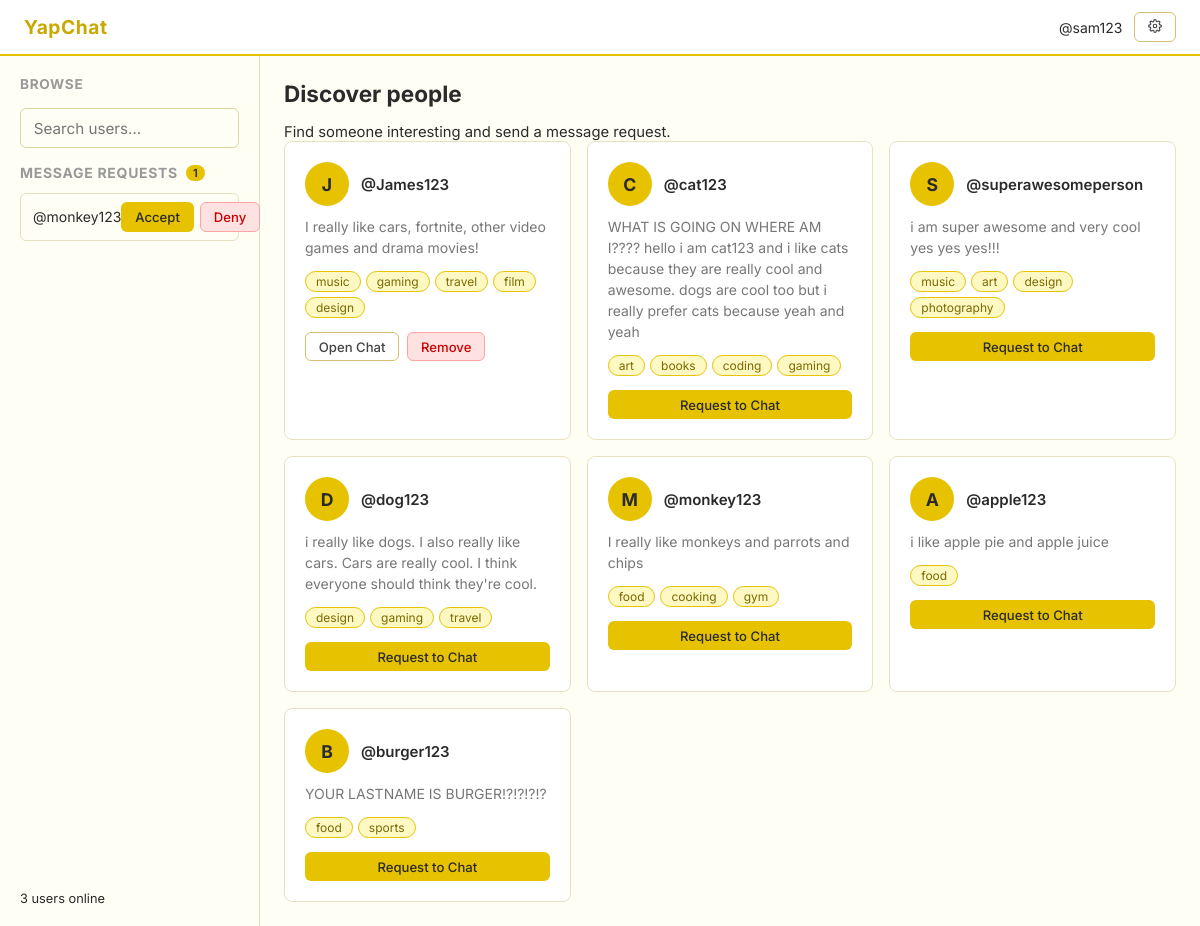
Page /browse (signed in) on the committed database.
### tables this page shows
CREATE TABLE requests (
                from_user TEXT NOT NULL,
                to_user   TEXT NOT NULL,
                PRIMARY KEY (from_user, to_user)
            );

CREATE TABLE users (
                username      TEXT PRIMARY KEY,
                password_hash TEXT NOT NULL,
                bio           TEXT DEFAULT '',
                tags          TEXT DEFAULT ''
            );

### main.py (the view)
@app.route('/browse')
@login_required
def browse():
    me = session['username']
    with get_db() as conn:
        my_row = conn.execute(
            'SELECT tags FROM users WHERE username = ?', (me,)
        ).fetchone()
        rows = conn.execute(
            'SELECT username, bio, tags FROM users WHERE username != ?', (me,)
        ).fetchall()
        incoming = conn.execute(
            'SELECT from_user FROM requests WHERE to_user = ?', (me,)
        ).fetchall()
    my_tags = set(t.strip() for t in my_row['tags'].split(',') if t.strip())
    with get_db() as conn:
        connections = conn.execute(
            'SELECT user1, user2 FROM connections WHERE user1 = ? OR user2 = ?',
            (me, me)
        ).fetchall()
    connected_users = set()
    for c in connections:
        other = c['user2'] if c['user1'] == me else c['user1']
        connected_users.add(other)
    other_users = []
    for r in rows:
        user_tags = [t.strip() for t in r['tags'].split(',') if t.strip()]
        shared = len(my_tags & set(user_tags))
        other_users.append({
            'username':  r['username'],
            'bio':       r['bio'],
            'tags':      user_tags,
            'shared':    shared,                              #used for sorting, not displayed
            'connected': r['username'] in connected_users    #True if already connected, False if not
        })
    other_users.sort(key=lambda u: u['shared'], reverse=True)
    incoming_requests = [r['from_user'] for r in incoming]
    return render_template('browse.html', users=other_users,
                           current_user=me, incoming_requests=incoming_requests,
                           online_count=len(online_users))                          #displays how many users online/logged in currently.

### main.py (called while the page is built)
def get_db():
    conn = sqlite3.connect(DATABASE)
    conn.row_factory = sqlite3.Row
    return conn

def login_required(f):
    from functools import wraps
    @wraps(f)
    def decorated(*args, **kwargs):
        if 'username' not in session:
            return redirect(url_for('home'))
        return f(*args, **kwargs)
    return decorated

### templates/browse.html (shortened to what this page needs)
<!DOCTYPE html>
<html lang="en">
<head>
  <link rel="stylesheet" href="/static/css/style.css">
</head>
<body>
  <nav class="navbar">
    <span class="navbar-brand">YapChat</span>
    <div class="navbar-links">
      <span style="color:var(--muted);font-size:.875rem;">@{{ current_user }}</span>
      <a href="/settings" class="btn btn-secondary btn-sm">
      </a>
    </div>
  </nav>
  <div class="browse-layout">
    <aside class="sidebar">
      <h3>Browse</h3>
      <input type="text" class="search-input" id="searchInput" placeholder="Search users…">
      {% if incoming_requests %}
      <div>
        <div style="display:flex;align-items:center;gap:.5rem;margin-bottom:.75rem;">
          <h3 style="font-size:.875rem;">Message Requests</h3>
          <span class="request-badge">{{ incoming_requests|length }}</span>
        </div>
        <div class="incoming-list">
          {% for requester in incoming_requests %}
          <div class="incoming-item">
            <span>@{{ requester }}</span>
            <div style="display:flex;gap:.4rem;">
              <a href="/accept-chat/{{ requester }}" class="btn btn-primary btn-sm">Accept</a>
              <a href="/deny-chat/{{ requester }}"   class="btn btn-danger btn-sm">Deny</a>
            </div>
          </div>
          {% endfor %}
        </div>
      </div>
      {% endif %}
      <div style="margin-top:auto;">
        <p style="font-size:.8rem;">
          {{ online_count }} user{{ 's' if online_count != 1 else '' }} online
        </p>
      </div>
    </aside>
    <main class="main-content">
      <h2 class="anim">Discover people</h2>
      <p class="anim anim-d1" style="margin-top:.35rem;font-size:.925rem;">Find someone interesting and send a message request.</p>
      {% if users %}
      <div class="user-grid" id="userGrid">
        {% for user in users %}
        <div class="user-card anim" data-name="{{ user.username }}" data-tags="{{ user.tags|join(' ') }}">
          <div style="display:flex;align-items:center;gap:.75rem;">
            <div class="user-avatar">{{ user.username[0].upper() }}</div>
            <div>
              <a href="/profile/{{ user.username }}" class="user-name">@{{ user.username }}</a>
            </div>
          </div>
          {% if user.bio %}
          <p class="user-bio">{{ user.bio }}</p>
          {% else %}
          <p class="user-bio" style="font-style:italic;">No bio yet.</p>
          {% endif %}
          {% if user.tags %}
          <div class="tags">
            {% for tag in user.tags %}
            <span class="tag">{{ tag }}</span>
            {% endfor %}
          </div>
          {% endif %}
          {% if user.connected %}
            <div style="display:flex;gap:.5rem;margin-top:.25rem;">
              <a href="/messaging/{{ user.username }}" class="btn btn-secondary btn-sm">Open Chat</a>
              <a href="/remove-user/{{ user.username }}"
                 class="btn btn-danger btn-sm"
                 onclick="return confirm('Remove @{{ user.username }}? You will no longer be connected.')">
                Remove
              </a>
            </div>
          {% else %}
            <a href="/request-chat/{{ user.username }}" class="btn btn-primary btn-sm" style="margin-top:.25rem;">
              Request to Chat
            </a>
          {% endif %}
        </div>
        {% endfor %}
      </div>
      {% else %}
      <div style="margin-top:3rem;text-align:center;opacity:.5;">
        <p>No other users yet. Share the link so friends can join!</p>
      </div>
      {% endif %}
    </main>
  </div>
</body>
</html>

### static/css/style.css (style rules this page uses)
* { box-sizing: border-box; margin: 0; padding: 0; }
body { font-family: 'Inter', sans-serif; background: #fffef5; color: #2a2a2a; font-size: 15px; }
a { color: #b8860b; text-decoration: none; }
input[type=text], input[type=password], textarea { width: 100%; padding: 0.6rem 0.8rem; border: 1px solid #ddd5a0; border-radius: 6px; font-family: inherit; font-size: 0.95rem; background: #fffef5; color: #2a2a2a; outline: none; }
.btn { display: inline-block; padding: 0.6rem 1.2rem; border-radius: 6px; border: 1px solid transparent; font-family: inherit; font-size: 0.9rem; font-weight: 500; cursor: pointer; text-align: center; transition: opacity 0.15s; }
.btn-primary { background: #e6c200; color: #2a2a2a; }
.btn-secondary { background: #fff; color: #444; border-color: #d4c070; }
.btn-danger { background: #fee2e2; color: #c00; border-color: #fca5a5; }
.btn-sm { padding: 0.35rem 0.8rem; font-size: 0.82rem; }
.tags { display: flex; flex-wrap: wrap; gap: 5px; margin-top: 4px; }
.tag { background: #fef9c3; color: #7a6a00; border-radius: 20px; font-size: 0.75rem; padding: 2px 10px; border: 1px solid #e6c200; }
.navbar { background: #fff; border-bottom: 2px solid #e6c200; padding: 0.75rem 1.5rem; display: flex; align-items: center; justify-content: space-between; position: sticky; top: 0; z-index: 10; }
.navbar-brand { font-weight: 700; font-size: 1.2rem; color: #c9a800; letter-spacing: 0.03em; }
.navbar-links { display: flex; align-items: center; gap: 0.75rem; }
.browse-layout { display: grid; grid-template-columns: 260px 1fr; min-height: calc(100vh - 49px); }
.sidebar { border-right: 1px solid #e8e0c0; background: #fffef5; padding: 1.25rem; display: flex; flex-direction: column; gap: 1rem; }
.sidebar h3 { font-size: 0.85rem; text-transform: uppercase; letter-spacing: 0.05em; color: #999; }
.main-content { padding: 1.5rem; }
.main-content h2 { margin-bottom: 1rem; }
.search-input { width: 100%; padding: 0.5rem 0.75rem; border: 1px solid #ddd5a0; border-radius: 6px; font-family: inherit; font-size: 0.9rem; outline: none; background: #fff; }
.user-grid { display: grid; grid-template-columns: repeat(auto-fill, minmax(240px, 1fr)); gap: 1rem; }
.user-card { background: #fff; border: 1px solid #e8e0c0; border-radius: 8px; padding: 1.25rem; display: flex; flex-direction: column; gap: 0.6rem; }
.user-avatar { width: 44px; height: 44px; border-radius: 50%; background: #e6c200; color: #2a2a2a; display: flex; align-items: center; justify-content: center; font-weight: 700; font-size: 1.1rem; }
.user-name { font-weight: 600; color: #2a2a2a; }
.user-bio { font-size: 0.875rem; color: #777; line-height: 1.5; }
.incoming-item { background: #fffef5; border: 1px solid #e8e0c0; border-radius: 6px; padding: 0.5rem 0.75rem; display: flex; align-items: center; justify-content: space-between; font-size: 0.875rem; }
.request-badge { background: #e6c200; color: #2a2a2a; border-radius: 20px; font-size: 0.7rem; font-weight: 600; padding: 1px 7px; }
.anim { animation: fadeIn 0.3s ease both; }
.anim-d1 { animation-delay: 0.05s; }

### rows in the picture
requests: from_user "monkey123"
users: username "J", username "James123", bio "I really like cars, fortnite, other video games and drama movies!", tags "music" "gaming" "travel" "film" "design"
users: username "C", username "cat123", bio "WHAT IS GOING ON WHERE AM I???? hello i am cat123 and i like cats because they are really cool and awesome. dogs are cool too but i really prefer cats because yeah and yeah", tags "art" "books" "coding" "gaming"
users: username "S", username "superawesomeperson", bio "i am super awesome and very cool yes yes yes!!!", tags "music" "art" "design" "photography"
users: username "D", username "dog123", bio "i really like dogs. I also really like cars. Cars are really cool. I think everyone should think they're cool.", tags "design" "gaming" "travel"
users: username "M", username "monkey123", bio "I really like monkeys and parrots and chips", tags "food" "cooking" "gym"
users: username "A", username "apple123", bio "i like apple pie and apple juice", tags "food"
users: username "B", username "burger123", bio "YOUR LASTNAME IS BURGER!?!?!?!?", tags "food" "sports"

### other values in the picture
{{ current_user }} "sam123"
{{ incoming_requests|length }} "1"
{{ online_count }} "3"
{{ 's' if online_count != 1 else '' }} "s"
